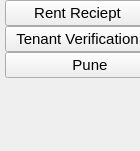
       <widget class="QWidget" name="page_3">
        <property name="geometry">
         <rect>
          <x>0</x>
          <y>0</y>
          <width>140</width>
          <height>151</height>
         </rect>
        </property>
        <attribute name="icon">
         <iconset>
          <normaloff>C:/Users/Shivam/Downloads/documentation.png</normaloff>C:/Users/Shivam/Downloads/documentation.png</iconset>
        </attribute>
        <attribute name="label">
         <string>Agreements</string>
        </attribute>
        <widget class="QWidget" name="layoutWidget_2">
         <property name="geometry">
          <rect>
           <x>-10</x>
           <y>0</y>
           <width>160</width>
           <height>3107</height>
          </rect>
         </property>
         <layout class="QVBoxLayout" name="verticalLayout_21">
          <property name="spacing">
           <number>0</number>
          </property>
          <property name="leftMargin">
           <number>15</number>
          </property>
          <property name="topMargin">
           <number>0</number>
          </property>
          <item>
           <widget class="QPushButton" name="Dashboard_4">
            <property name="font">
             <font>
              <pointsize>11</pointsize>
             </font>
            </property>
            <property name="styleSheet">
             <string notr="true">
QPushButton:checked{
background-color:rgb(30, 81, 40);
color:white;
font-weight:bold;
}

QPushButton:hover{
background-color:;
	color: rgb(0, 111, 0);
color:white;
font-weight:bold;
}</string>
            </property>
            <property name="text">
             <string>Rent Reciept</string>
            </property>
            <property name="icon">
             <iconset>
              <normaloff>C:/Users/Shivam/Downloads/note-removebg-preview.png</normaloff>C:/Users/Shivam/Downloads/note-removebg-preview.png</iconset>
            </property>
            <property name="iconSize">
             <size>
              <width>25</width>
              <height>25</height>
             </size>
            </property>
            <property name="checkable">
             <bool>true</bool>
            </property>
            <property name="autoExclusive">
             <bool>true</bool>
            </property>
           </widget>
          </item>
          <item>
           <widget class="QPushButton" name="Profile_4">
            <property name="font">
             <font>
              <pointsize>11</pointsize>
             </font>
            </property>
            <property name="styleSheet">
             <string notr="true">
QPushButton:checked{
background-color:rgb(30, 81, 40);
color:white;
font-weight:bold;
}

QPushButton:hover{
background-color:;
	color: rgb(0, 111, 0);
color:white;
font-weight:bold;
}</string>
            </property>
            <property name="text">
             <string>Tenant Verification</string>
            </property>
            <property name="iconSize">
             <size>
              <width>0</width>
              <height>0</height>
             </size>
            </property>
            <property name="checkable">
             <bool>true</bool>
            </property>
            <property name="autoExclusive">
             <bool>true</bool>
            </property>
           </widget>
          </item>
          <item>
           <widget class="QPushButton" name="Messages_4">
            <property name="font">
             <font>
              <pointsize>11</pointsize>
             </font>
            </property>
            <property name="styleSheet">
             <string notr="true">
QPushButton:checked{
background-color:rgb(30, 81, 40);
color:white;
font-weight:bold;
}

QPushButton:hover{
background-color:;
	color: rgb(0, 111, 0);
color:white;
font-weight:bold;
}</string>
            </property>
            <property name="text">
             <string>      Pune</string>
            </property>
            <property name="iconSize">
             <size>
              <width>20</width>
              <height>20</height>
             </size>
            </property>
            <property name="checkable">
             <bool>true</bool>
            </property>
            <property name="autoExclusive">
             <bool>true</bool>
            </property>
           </widget>
          </item>
          <item>
           <widget class="QFrame" name="frame_3">
            <property name="minimumSize">
             <size>
              <width>0</width>
              <height>3000</height>
             </size>
            </property>
            <property name="styleSheet">
             <string notr="true"/>
            </property>
           </widget>
          </item>
         </layout>
        </widget>
       </widget>
